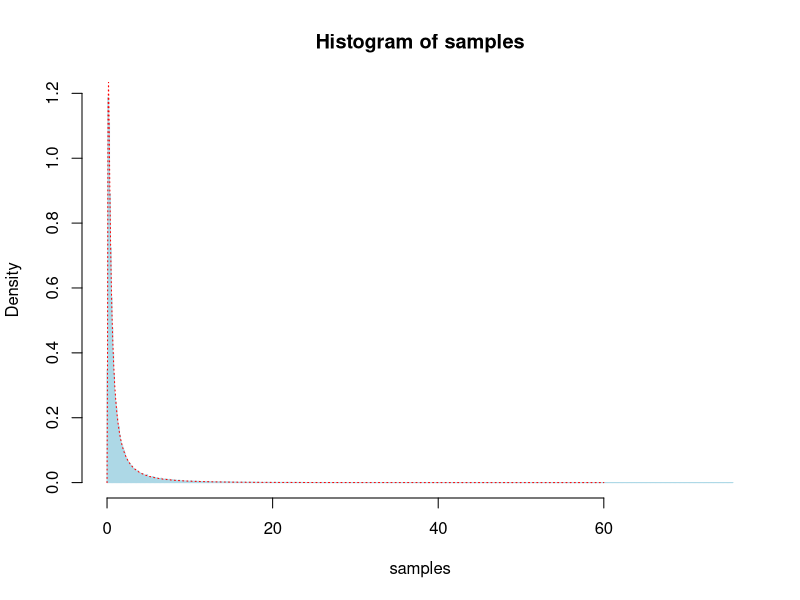

Recreate this plot in R.
## ---- chunk 1

## ---- chunk 2
true_density <- function(x, theta = 0.1) {
  exp(-1/(4*x) - theta*x + sqrt(theta)) / (sqrt(4*pi) * x^(3/2))
}

proposal_density <- function(x, quantile = FALSE) {
  if (quantile) {
    -log(1 - x) / 0.09
  } else {
    0.09 * exp(-0.09 * x)
  }
}

rejection_sampler <- function(N, K, true_func, prop_func) {
  res <- matrix(NA, 2, N)
  for (i in 1:N) {
    # Generate variable from proposal distribution
    U <- runif(1)
    exp_var <- prop_func(U, TRUE)
    counter <- 1
    # Evaluate ratio
    ratio <- true_func(exp_var) / (K * prop_func(exp_var))
    while (runif(1) > ratio) {
      # Generate variable from proposal distribution
      U <- runif(1)
      exp_var <- prop_func(U, TRUE)
      counter <- counter + 1
      # Update ratio
      ratio <- true_func(exp_var) / (K * prop_func(exp_var))
    }
    res[1, i] <- exp_var
    res[2, i] <- counter
  }
  return(res)
}

## Compute rejection factor K
N <- 100000
x_vec <- seq(1e-5, 60, length.out = N)
true_dens <- true_density(x_vec)
prop_dens <- proposal_density(x_vec)
print(sprintf("sup f(x)/q(x) is approximate to %.3f", max(true_dens / prop_dens)))
K <- 30
res <- rejection_sampler(N, K = K,
  true_func = true_density,
  prop_func = proposal_density)
samples <- res[1, ]
## ---- chunk 3
hist(samples, breaks = 1000, freq = FALSE, border = "lightblue")
curve(true_density, from = 1e-5, to = 60,
  n = 1000, add = TRUE, col = "red", lty = 3)
